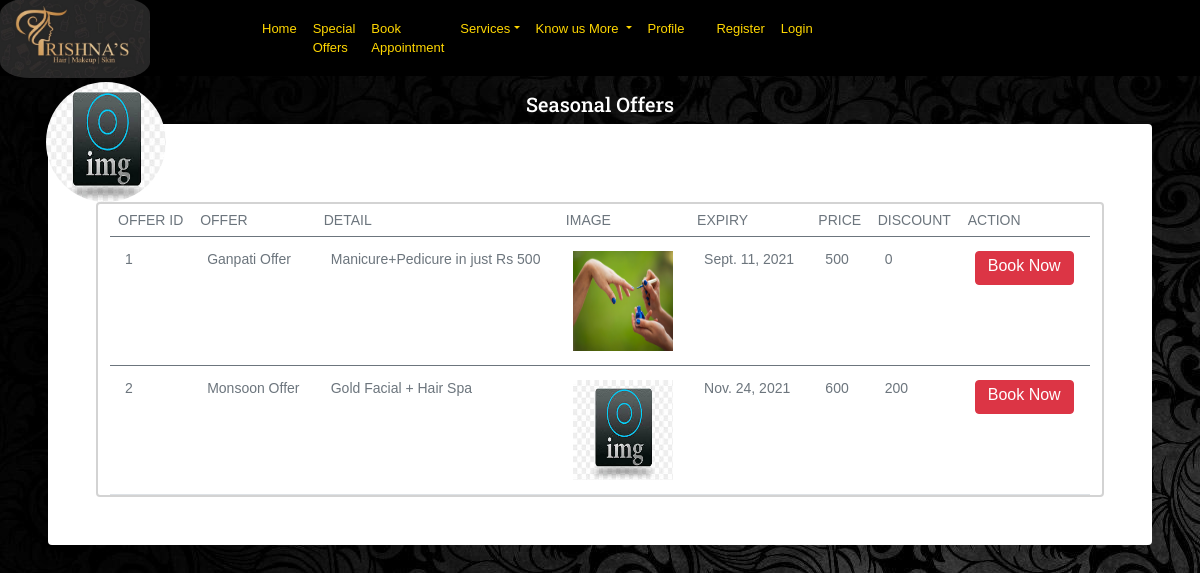
Screenshot of /getall_seasonaloffer/ with the database file from the repository.
### salon/models.py (models this page shows, shortened)
class seasonaloffers(models.Model):
    offercategory=models.CharField( default="Seasonal Offers",max_length=100,blank=True)
    offername=models.CharField(max_length=30)
    offerdetail=models.TextField(max_length=200,blank=True)
    offerimg=models.ImageField(default='default.jpg',upload_to='offer_pics')
    offerexp=models.DateField(default=datetime.date.today()+datetime.timedelta(days=60))
    price=models.IntegerField(blank=True)
    discount=models.IntegerField(blank=True)

### salon/views.py (the view)
# urls.py: path('getall_seasonaloffer/',views.getall_seasonaloffer,name="getall_seasonaloffer"),
def getall_seasonaloffer(request):
    context={}
    print("hello in seasonaloffer")
    offerlist=seasonaloffers.objects.all()
    offerdata=seasonaloffers.objects.first()  # for getting name of offermodel in heading in template
    context['offerdata']=offerdata
    context['offerlist']=offerlist
    context['today']=datetime.date.today()
    return render(request,'salon/showoffers.html',context)

### salon/templates/salon/showoffers.html (shortened to what this page needs)
{% extends "salon/header.html" %}
{% block content %}
{% load static %}
<form method="POST" enctype="multipart/form-data" action="">
  {% if user %}
<section class="py-5 header">
    <div class="container-fluid py-5 px-5 newcontainer" >
        <header class="text-center mb-5 pb-5 text-white"></header>
{% if offerdata %}
<h4 class="font-italic text-center"style= "font-family: 'Roboto Slab', serif;font-size: 20px; color:#fff; margin-top:-100px;">{{offerdata.offercategory}}</h4>
{% endif %}
                    <div class="tab-pane fade shadow rounded bg-white show active  p-5">
                      {% if user.is_authenticated %}
                    <img  class="rounded-circle account-img" src="{{user.profile.image.url}}" style="margin-top:-90px; margin-left:-50px; width:120px;height:120px;">
                      {% else %}
                      <img  class="rounded-circle account-img" src="{% static 'salon/images/default.jpg' %}" style="margin-top:-90px; margin-left:-50px; width:120px;height:120px;">
                      {% endif %}
                      <div class="container">
                      <div class="row">
                        <div class="card" >
                          <div class="table-responsive" >
                          {% if offerlist %}
                          <table class="table text-muted">
                          <thead>
                            <tr>
                            <th>Offer ID</th>
                            <th>Offer</th>
                            <th>Detail</th>
                            <th>Image</th>
                            <th>Expiry</th>
                            <th>Price</th>
                            <th>Discount</th>
                            <th>Action</th>
                            </tr>
                            </thead>
                           {% for offer in offerlist %}
                            <tbody>
                                <tr>
                                <td>{{offer.id}}</td>
                                <td>{{offer.offername}}</td>
                                <td>{{offer.offerdetail}}</td>
                                <td><img src="{{offer.offerimg.url}}" width="100" height="100"></td>
                                <td>{{offer.offerexp}}</td>
                                <td>{{offer.price}}</td>
                                <td>{{offer.discount}}</td>
                                <td><a href="{{request.path}}{{offer.id}}" class= "btn btn-danger" value="Book Now" style="padding-top:2px;">Book Now</a></td >
                            {% endfor %}
                            </tr>
                          </tbody>
                          {% endif %}
                        </table>
                      </div>
                       </div>
                        </div>
                      </div>
                      </div>
                  </div>
</section>
</form>
   {% endif %}
 {% endblock content %}

### salon/static/salon/css/styles.css (style rules this page uses)
body { background-image: url('../images/blackbg.jpg'); font-family: Arial, Helvetica, sans-serif!important; }
.card { border:2px solid LightGray; }
.table-responsive { display: block; width: 100%; overflow-x: auto; -webkit-overflow-scrolling: touch; -ms-overflow-style: -ms-autohiding-scrollbar }
.table { width: 100%; max-width: 100%; margin-bottom: 0rem; background-color: transparent }
.table thead th,thead th { border-top: 0; border-bottom-width: 1px; font-weight: 500; font-size: .875rem; text-transform: uppercase }
.table td { font-size: 0.875rem; padding: .875rem 0.9375rem }

### rows the page displays
seasonaloffers: offercategory "Seasonal Offers", id "1", offername "Ganpati Offer", offerdetail "Manicure+Pedicure in just Rs 500", offerimg (picture), offerexp "Sept. 11, 2021", price "500", discount "0"
seasonaloffers: id "2", offername "Monsoon Offer", offerdetail "Gold Facial + Hair Spa", offerimg (placeholder picture), offerexp "Nov. 24, 2021", price "600", discount "200"
